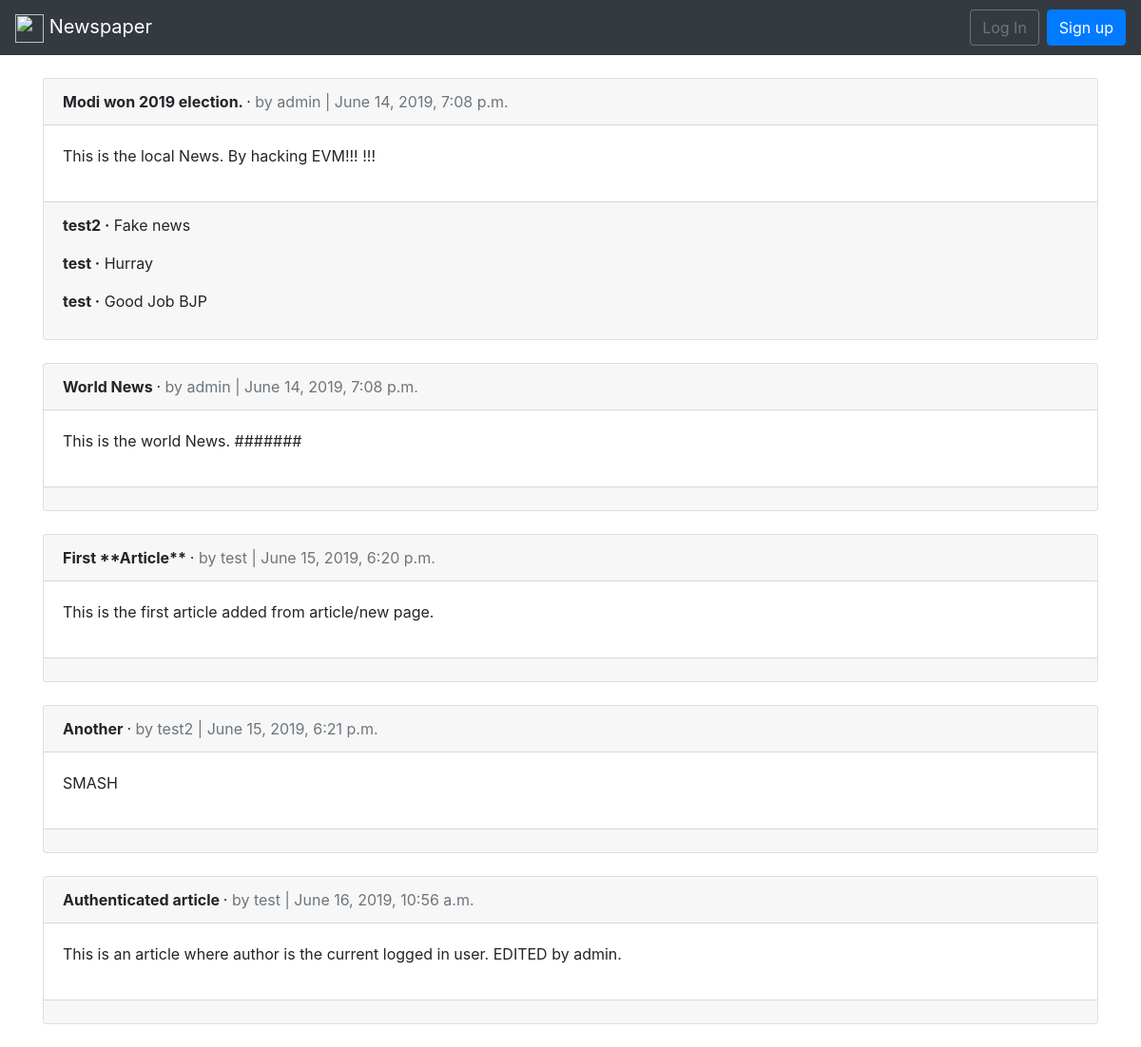
The app's page /articles/ with its own data.
### articles/models.py (models this page shows, shortened)
class Article(models.Model):
    title = models.CharField(max_length = 255)
    body = models.TextField()
    date = models.DateTimeField(auto_now_add = True)
    author = models.ForeignKey(
        get_user_model(),
        on_delete = models.CASCADE,
    )

class Comment(models.Model):
    article = models.ForeignKey(
        Article,
        on_delete = models.CASCADE,
        related_name = 'comments',
    )
    comment = models.CharField(max_length = 200)
    author = models.ForeignKey(
        get_user_model(),
        on_delete = models.CASCADE,
    )
    def __str__(self):
        return self.comment

### user/models.py (models this page shows)
class CustomUser(AbstractUser):
    age = models.PositiveIntegerField(blank = True, null = True)

### articles/views.py (the view)
# urls.py: path('', ArticleListView.as_view(), name = 'article_list'),
class ArticleListView(ListView):
    model = Article
    template_name = 'article_list.html'

### templates/article_list.html (shortened to what this page needs)
{% extends 'base.html' %}
    {% block content %}
        {% for article in object_list %}
            <div class="card">
                <div class="card-header">
                    <span class="font-weight-bold"> {{ article.title }} </span> &middot;
                    <span class="text-muted"> by {{ article.author }} |
                        {{ article.date }}
                    </span>
                </div>
                <div class="card-body">
                    <p>{{ article.body }}</p>
                </div>
                <div class="card-footer">
                    {% for comment in article.comments.all %}
                    <p>
                        <span class="font-weight-bold">{{ comment.author }} &middot;</span>
                        {{ comment }}
                    </p>
                    {% endfor %}
                </div>
            </div>
            <br />
        {% endfor %}
    {% endblock content %}

### templates/base.html (shortened to what this page needs)
{% load static %}
<!DOCTYPE html>
<html lang="en">
<head>
    <link rel="stylesheet" href="https://stackpath.bootstrapcdn.com/bootstrap/4.3.1/css/bootstrap.min.css">
</head>
<body>
    <nav class="navbar navbar-expand-md navbar-dark bg-dark mb-4">
        <a class="navbar-brand" href="{% url 'home' %}">
            <img src="https://upload.wikimedia.org/wikipedia/commons/c/cf/MSN_News_icon.png" width="30" height="30"
                alt="">
            Newspaper
        </a>
        <div class="collapse navbar-collapse" id="navbarCollapse">
            {% if user.is_authenticated %}
            <ul class="navbar-nav ml-auto">
                <li class="nav-item">
                    <a class="nav-link dropdown-toggle" href="#" id="userMenu" data-toggle="dropdown"
                        aria-haspopup="true" aria-expanded="false">
                        {{ user.username }}
                    </a>
                    <div class="dropdown-menu dropdown-menu-right" aria-labelledby="userMenu">
                        <a class="dropdown-item" href="{% url 'password_change'%}">Change password</a>
                        <div class="dropdown-divider"></div>
                        <a class="dropdown-item" href="{% url 'logout' %}">Log Out</a>
                    </div>
                </li>
            </ul>
            {% else %}
            <form class="form-inline ml-auto">
                <a href="{% url 'login' %}" class="btn btn-outline-secondary">
                    Log In</a>
                <a href="{% url 'signup' %}" class="btn btn-primary ml-2">
                    Sign up</a>
            </form>
            {% endif %}
        </div>
    </nav>
    <div class="container">
        {% block content %}
        {% endblock content %}
    </div>
</body>
</html>

### records on screen
Article: title "Modi won 2019 election.", author "admin", date "June 14, 2019, 7:08 p.m.", body "This is the local News. By hacking EVM!!! !!!"
Comment: author "test2", comment "Fake news"
Comment: author "test", comment "Hurray"
Comment: author "test", comment "Good Job BJP"
Article: title "World News", author "admin", date "June 14, 2019, 7:08 p.m.", body "This is the world News. #######"
Article: title "First **Article**", author "test", date "June 15, 2019, 6:20 p.m.", body "This is the first article added from article/new page."
Article: title "Another", author "test2", date "June 15, 2019, 6:21 p.m.", body "SMASH"
Article: title "Authenticated article", author "test", date "June 16, 2019, 10:56 a.m.", body "This is an article where author is the current logged in user. EDITED by admin."
